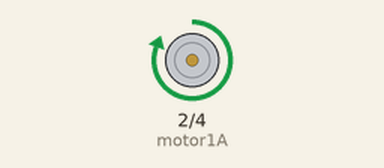
Simulated run of this sketch. Board: Arduino Uno, built with avr-gcc and run on an emulated ATmega328P. On the bench: motor-driver pin pairs drawn as motors (green arrow = first pin HIGH = forward, orange = second pin HIGH = backward, longer = more drive, scaled by the enable pin).

Above: at 1.2 s.
At 3.7 s:
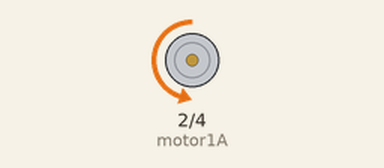
Timing chart, 0 to 6.5 s (numbered marks = the images above):
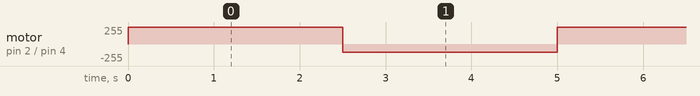

The sketch:

motorreductor_punte_h_l293d.ino
```cpp
// C++ code
//

const int motor1A = 2;
const int motor1B = 4;
int velocidad;
const int pwm1 = 3;

void setup()
{
	pinMode(motor1A, OUTPUT);
	pinMode(motor1B, OUTPUT);
}

void loop()
{
	digitalWrite(motor1A, HIGH);
	digitalWrite(motor1B, LOW);
	velocidad = 255;
  	analogWrite(pwm1, velocidad);
  	delay(2500);

  //Cambio de sentido del motor
	digitalWrite(motor1A, LOW);
	digitalWrite(motor1B, HIGH);
	velocidad = 120;
  	analogWrite(pwm1, velocidad);
  	delay(2500);
}
```

Measured:
- by itself, motor on pin 2 (motor1A) / pin 4 (motor1B): alternates forward 255/255 for 2.5 s and backward 120/255 for 2.5 s
